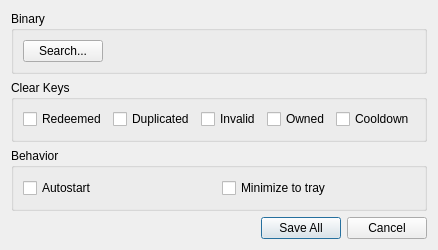
<?xml version="1.0" encoding="UTF-8"?>
<ui version="4.0">
 <class>Dialog</class>
 <widget class="QDialog" name="Dialog">
  <property name="geometry">
   <rect>
    <x>0</x>
    <y>0</y>
    <width>420</width>
    <height>250</height>
   </rect>
  </property>
  <property name="windowTitle">
   <string>Settings</string>
  </property>
  <layout class="QVBoxLayout" name="verticalLayout">
   <item>
    <widget class="QGroupBox" name="gb_binary">
     <property name="title">
      <string>Binary</string>
     </property>
     <layout class="QFormLayout" name="formLayout">
      <item row="0" column="0">
       <widget class="QPushButton" name="btn_search_binary">
        <property name="text">
         <string>Search...</string>
        </property>
       </widget>
      </item>
      <item row="0" column="1">
       <widget class="QLabel" name="lb_path">
        <property name="text">
         <string/>
        </property>
       </widget>
      </item>
     </layout>
    </widget>
   </item>
   <item>
    <widget class="QGroupBox" name="gb_clear_keys">
     <property name="title">
      <string>Clear Keys</string>
     </property>
     <layout class="QHBoxLayout" name="horizontalLayout_2">
      <item>
       <widget class="QCheckBox" name="cb_redeemed">
        <property name="text">
         <string>Redeemed</string>
        </property>
       </widget>
      </item>
      <item>
       <widget class="QCheckBox" name="cb_duplicated">
        <property name="text">
         <string>Duplicated</string>
        </property>
       </widget>
      </item>
      <item>
       <widget class="QCheckBox" name="cb_invalid">
        <property name="text">
         <string>Invalid</string>
        </property>
       </widget>
      </item>
      <item>
       <widget class="QCheckBox" name="cb_owned">
        <property name="text">
         <string>Owned</string>
        </property>
       </widget>
      </item>
      <item>
       <widget class="QCheckBox" name="cb_cooldown">
        <property name="text">
         <string>Cooldown</string>
        </property>
       </widget>
      </item>
     </layout>
    </widget>
   </item>
   <item>
    <widget class="QGroupBox" name="gb_behavior">
     <property name="title">
      <string>Behavior</string>
     </property>
     <layout class="QHBoxLayout" name="horizontalLayout">
      <item>
       <widget class="QCheckBox" name="cb_autostart">
        <property name="text">
         <string>Autostart</string>
        </property>
       </widget>
      </item>
      <item>
       <widget class="QCheckBox" name="checkBoxv">
        <property name="text">
         <string>Minimize to tray</string>
        </property>
       </widget>
      </item>
     </layout>
    </widget>
   </item>
   <item>
    <widget class="QDialogButtonBox" name="buttons">
     <property name="orientation">
      <enum>Qt::Horizontal</enum>
     </property>
     <property name="standardButtons">
      <set>QDialogButtonBox::Cancel|QDialogButtonBox::SaveAll</set>
     </property>
    </widget>
   </item>
  </layout>
 </widget>
 <resources/>
 <connections>
  <connection>
   <sender>buttons</sender>
   <signal>accepted()</signal>
   <receiver>Dialog</receiver>
   <slot>accept()</slot>
   <hints>
    <hint type="sourcelabel">
     <x>248</x>
     <y>254</y>
    </hint>
    <hint type="destinationlabel">
     <x>157</x>
     <y>274</y>
    </hint>
   </hints>
  </connection>
  <connection>
   <sender>buttons</sender>
   <signal>rejected()</signal>
   <receiver>Dialog</receiver>
   <slot>reject()</slot>
   <hints>
    <hint type="sourcelabel">
     <x>316</x>
     <y>260</y>
    </hint>
    <hint type="destinationlabel">
     <x>286</x>
     <y>274</y>
    </hint>
   </hints>
  </connection>
 </connections>
</ui>
